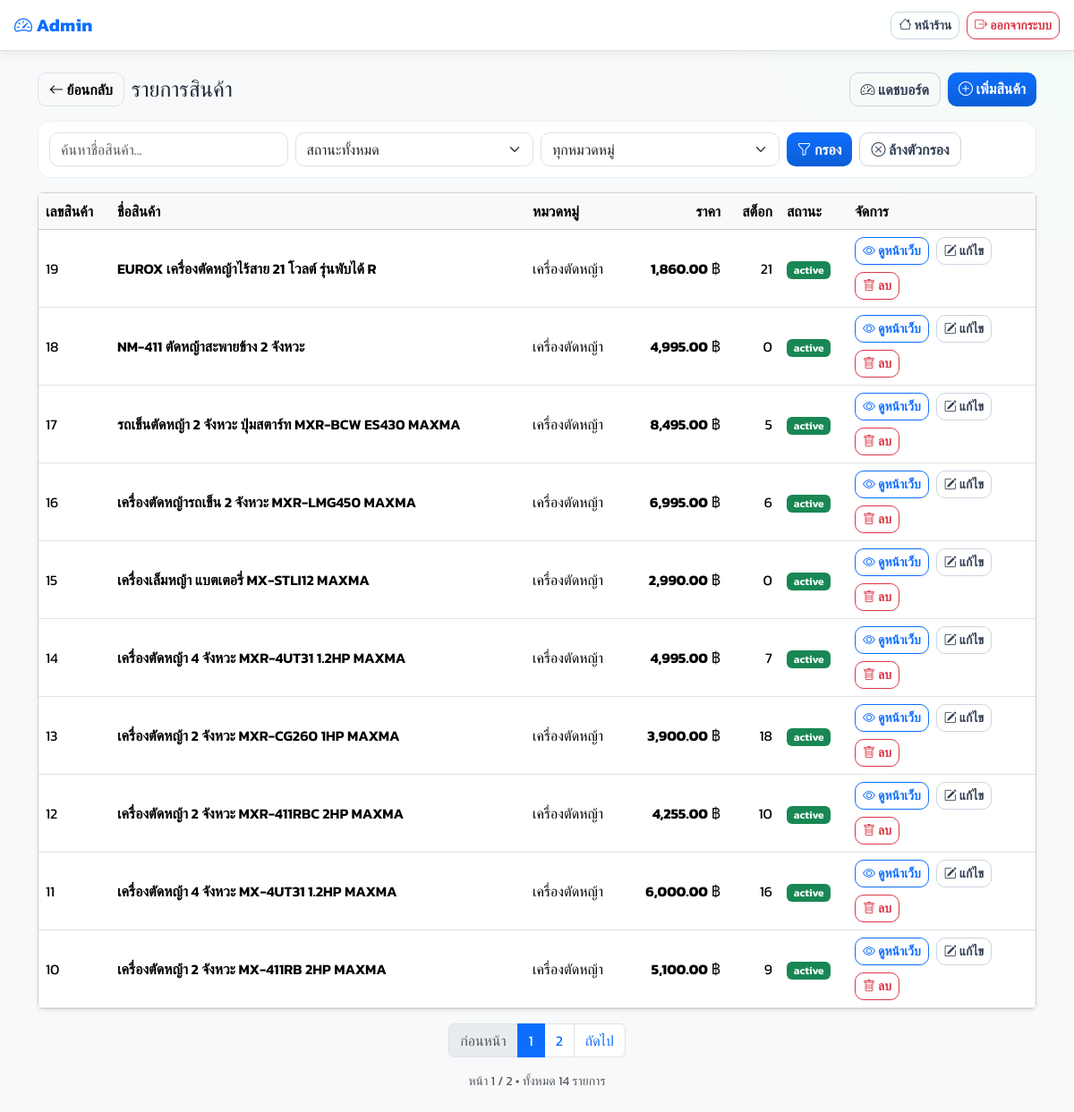
/Home/admin/products.php (signed in), run on an earlier commit of the app's database.
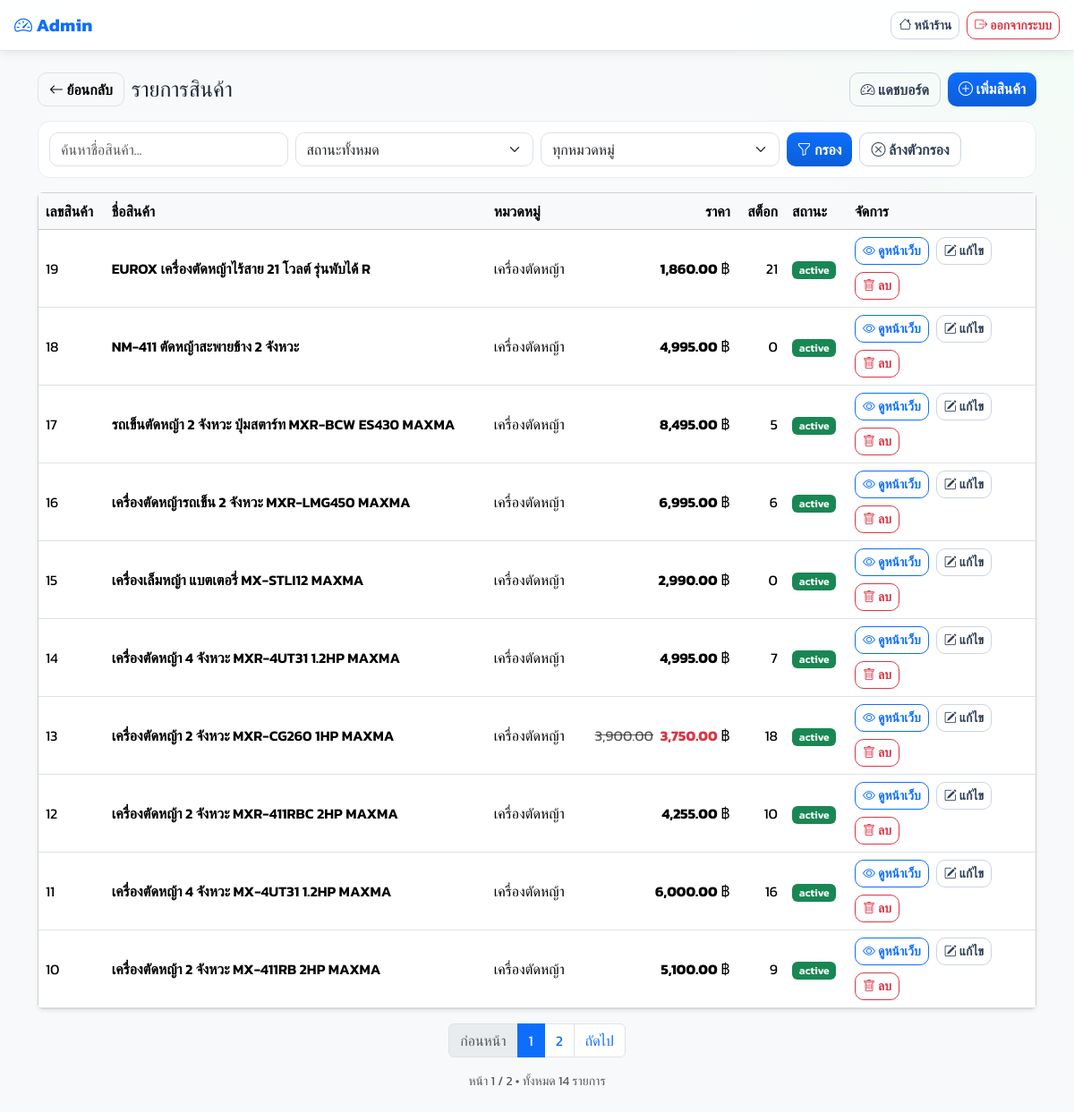
And on a later commit of the database.
### tables this page shows
CREATE TABLE `products` (
  `id` bigint(20) UNSIGNED NOT NULL,
  `category_id` int(10) UNSIGNED DEFAULT NULL,
  `seller_id` bigint(20) UNSIGNED DEFAULT NULL,
  `name` varchar(255) NOT NULL,
  `description` text DEFAULT NULL,
  `price` decimal(10,2) NOT NULL,
  `discount_price` decimal(10,2) DEFAULT NULL,
  `stock` int(11) NOT NULL DEFAULT 0,
  `image` varchar(255) DEFAULT NULL,
  `status` enum('active','inactive') DEFAULT 'active',
  `created_at` timestamp NOT NULL DEFAULT current_timestamp(),
  `updated_at` timestamp NULL DEFAULT NULL ON UPDATE current_timestamp()
);

CREATE TABLE `categories` (
  `id` int(10) UNSIGNED NOT NULL,
  `name` varchar(100) NOT NULL,
  `slug` varchar(120) NOT NULL,
  `created_at` timestamp NOT NULL DEFAULT current_timestamp()
);

### Home/admin/products.php (the view, shortened to what the changed rows need)
<?php
require __DIR__ . '/../includes/db.php';
$per_page = 10;
$page     = max(1, (int)($_GET['page'] ?? 1));
$offset   = ($page - 1) * $per_page;
$sql = "SELECT p.id, p.name, p.price, p.discount_price, p.stock, p.status, c.name AS category_name
        FROM products p
        LEFT JOIN categories c ON c.id = p.category_id
        WHERE 1=1";
$params = []; $types = "";
$sql .= " ORDER BY p.id DESC LIMIT ? OFFSET ?";
$params[] = $per_page; $types .= "i";
$params[] = $offset;   $types .= "i";
$stmt = $conn->prepare($sql);
if (!empty($params)) { $stmt->bind_param($types, ...$params); }
$stmt->execute();
$res = $stmt->get_result();
function h($s){ return htmlspecialchars($s ?? '', ENT_QUOTES, 'UTF-8'); }
function baht($n){ return number_format((float)$n,2); }
?>
<!doctype html>
<html lang="th">
<head>
  <link href="https://cdn.jsdelivr.net/npm/bootstrap@5.3.2/dist/css/bootstrap.min.css" rel="stylesheet">
  <link href="https://cdn.jsdelivr.net/npm/bootstrap-icons/font/bootstrap-icons.css" rel="stylesheet">
  <link rel="stylesheet" href="../assets/css/style.css">
</head>
<body class="bg-light">
<div class="container py-4">
  <div class="d-flex align-items-center justify-content-between mb-3">
    <div class="d-flex align-items-center gap-2">
      <h1 class="h4 mb-0">รายการสินค้า</h1>
    </div>
  </div>
  <div class="card shadow-sm">
    <div class="card-body p-0">
      <div class="table-responsive">
        <table class="table table-hover mb-0 align-middle">
          <thead class="table-light">
            <tr>
              <th>เลขสินค้า</th>
              <th>ชื่อสินค้า</th>
              <th>หมวดหมู่</th>
              <th class="text-end">ราคา</th>
              <th class="text-end">สต็อก</th>
              <th>สถานะ</th>
              <th style="width:210px">จัดการ</th>
            </tr>
          </thead>
          <tbody>
            <?php if ($res && $res->num_rows > 0): ?>
              <?php while($row = $res->fetch_assoc()): ?>
                <tr>
                  <td><?= (int)$row['id'] ?></td>
                  <td class="fw-semibold"><?= h($row['name']) ?></td>
                  <td><?= h($row['category_name'] ?? '-') ?></td>
                  <td class="text-end">
                    <?php if (!empty($row['discount_price']) && $row['discount_price'] < $row['price']): ?>
                      <span class="text-muted text-decoration-line-through me-1"><?= baht($row['price']) ?></span>
                      <span class="fw-bold text-danger"><?= baht($row['discount_price']) ?></span>
                    <?php else: ?>
                      <span class="fw-bold"><?= baht($row['price']) ?></span>
                    <?php endif; ?> ฿
                  </td>
                  <td class="text-end"><?= (int)$row['stock'] ?></td>
                  <td>
                    <?php
                      $isActive = ($row['status']==='active');
                      $badge = $isActive ? 'success' : 'secondary';
                      $label = $isActive ? 'active' : 'inactive';
                    ?>
                    <span class="badge badge-status bg-<?= $badge ?>"><?= $label ?></span>
                  </td>
                  <td>
                    <div class="d-flex gap-2 flex-wrap">
                      <a class="btn btn-sm btn-outline-primary" href="../product.php?id=<?= (int)$row['id'] ?>" target="_blank">
                        <i class="bi bi-eye"></i> ดูหน้าเว็บ
                      </a>
                      <a class="btn btn-sm btn-outline-secondary" href="product_edit.php?id=<?= (int)$row['id'] ?>">
                        <i class="bi bi-pencil-square"></i> แก้ไข
                      </a>
                      <form method="post" action="product_delete.php"
                            onsubmit="return confirm('ยืนยันลบสินค้า #<?= (int)$row['id'] ?> ?');" class="d-inline">
                        <button type="submit" class="btn btn-sm btn-outline-danger">
                          <i class="bi bi-trash"></i> ลบ
                        </button>
                      </form>
                    </div>
                  </td>
                </tr>
              <?php endwhile; ?>
            <?php else: ?>
              <tr><td colspan="7" class="text-center py-4 text-muted">ยังไม่มีสินค้า</td></tr>
            <?php endif; ?>
          </tbody>
        </table>
      </div>
    </div>
  </div>
</div>
</body>
</html>

What changed in the data, as far as the page shows it:
changed products "เครื่องตัดหญ้า 2 จังหวะ MXR-CG260 1HP MAXMA": discount_price (not shown) → "3,750.00"
